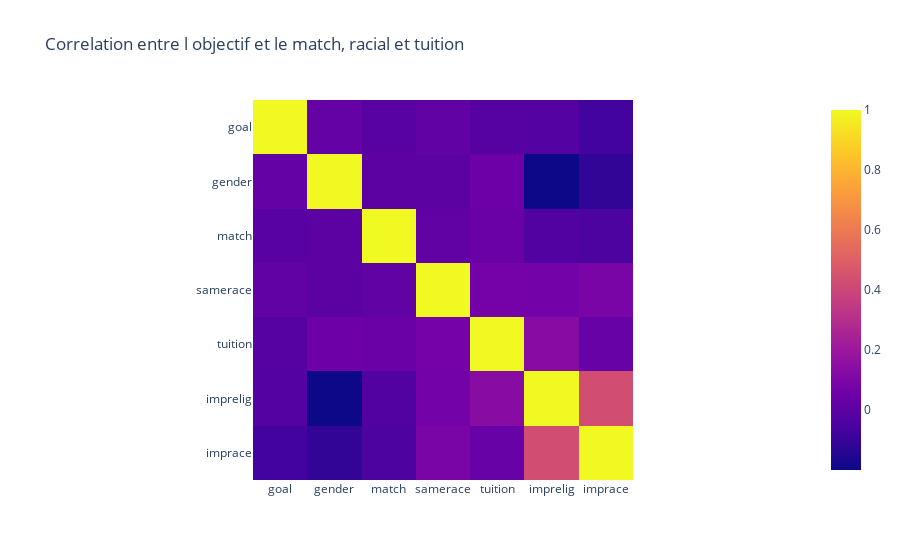

Notebook code cell kept with this figure:
### Code cell
#Representation graphique de la correlation avec plotly express
fig = px.imshow(but, title='Correlation entre l objectif et le match, racial et tuition')
fig.show()

### Figure 1 — Plotly figure (JSON) as saved in the notebook; plotly's stock layout.template omitted (floating-point values rounded to 4 significant figures)
{"data": [{"coloraxis": "coloraxis", "hovertemplate": "x: %{x}<br>y: %{y}<br>color: %{z}<extra></extra>", "name": "0", "type": "heatmap", "x": ["goal", "gender", "match", "samerace", "tuition", "imprelig", "imprace"], "xaxis": "x", "y": ["goal", "gender", "match", "samerace", "tuition", "imprelig", "imprace"], "yaxis": "y", "z": [[1, 0.02595, -0.01031, 0.01705, -0.01879, -0.01966, -0.07295], [0.02595, 1, -0.00053, -0.0009661, 0.05135, -0.1991, -0.1132], [-0.01031, -0.00053, 1, 0.01303, 0.04144, -0.02601, -0.04903], [0.01705, -0.0009661, 0.01303, 1, 0.07213, 0.07104, 0.09052], [-0.01879, 0.05135, 0.04144, 0.07213, 1, 0.1315, 0.0331], [-0.01966, -0.1991, -0.02601, 0.07104, 0.1315, 1, 0.4303], [-0.07295, -0.1132, -0.04903, 0.09052, 0.0331, 0.4303, 1]]}], "layout": {"coloraxis": {"colorscale": [[0, "#0d0887"], [0.1111, "#46039f"], [0.2222, "#7201a8"], [0.3333, "#9c179e"], [0.4444, "#bd3786"], [0.5556, "#d8576b"], [0.6667, "#ed7953"], [0.7778, "#fb9f3a"], [0.8889, "#fdca26"], [1, "#f0f921"]]}, "title": {"text": "Correlation entre l objectif et le match, racial et tuition"}, "xaxis": {"anchor": "y", "constrain": "domain", "domain": [0, 1], "scaleanchor": "y"}, "yaxis": {"anchor": "x", "autorange": "reversed", "constrain": "domain", "domain": [0, 1]}}}
